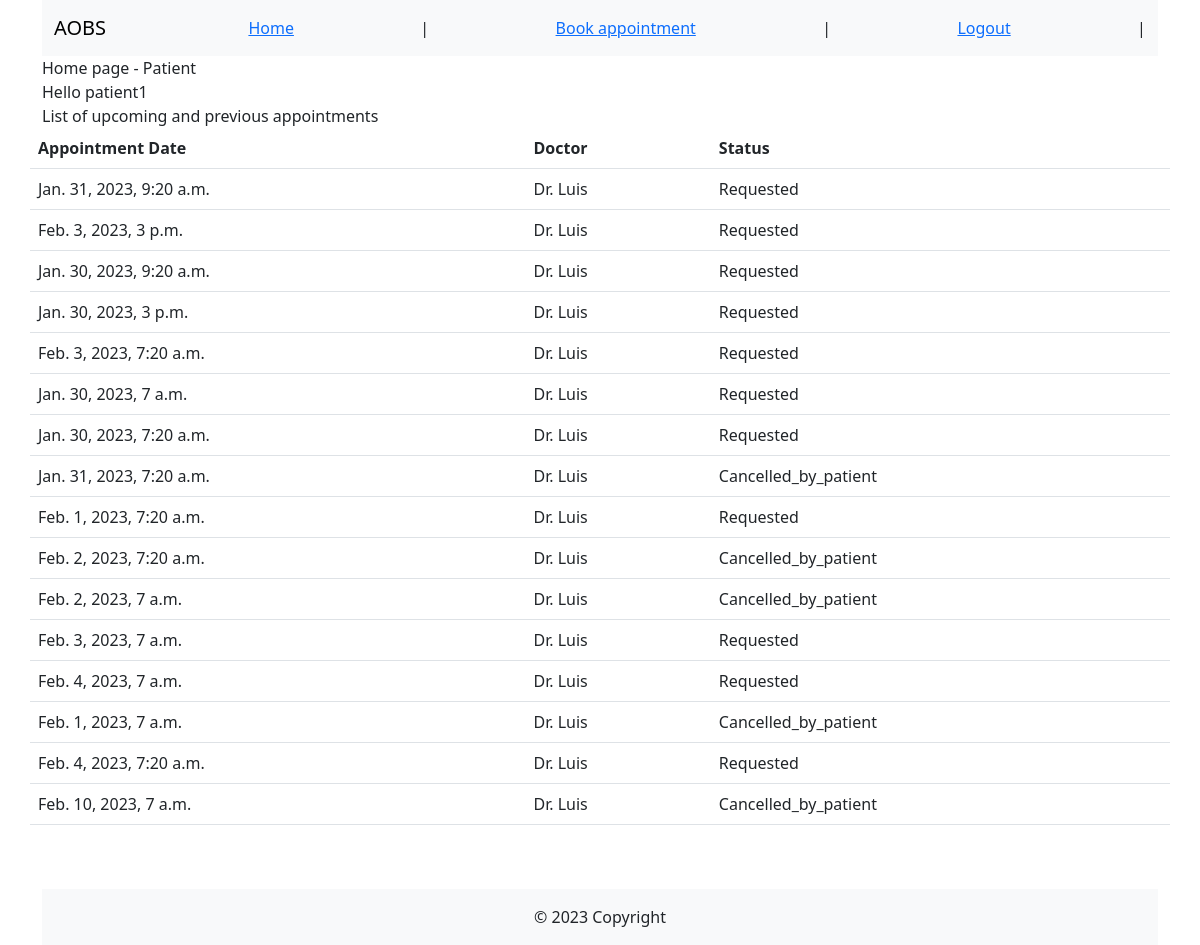
Page /user/home/ (signed in) on the earlier database version.
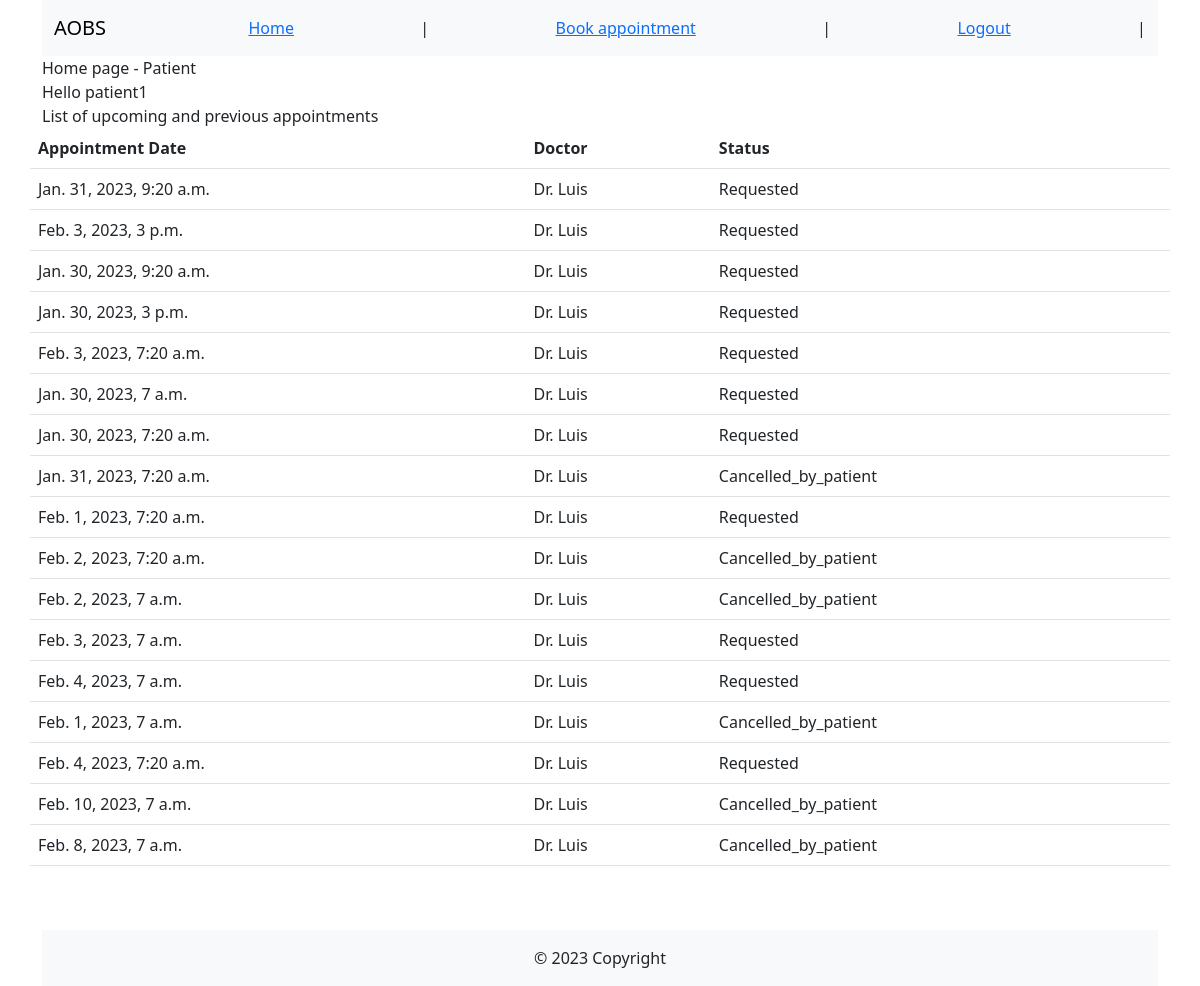
Same page on the later database version.
### appointments_app/models.py (models this page shows, shortened)
class Appointment(models.Model):
    patient = models.ForeignKey(Patient, on_delete=models.CASCADE)
    doctor = models.ForeignKey(Doctor, on_delete=models.CASCADE)
    appointment_date = models.DateTimeField(blank=False)
    symptoms = models.CharField(max_length=256, blank=False)
    request_date = models.DateTimeField(default = timezone.now)#(default=timezone.now())#(blank=False, auto_now_add=True)
    appointment_status = models.ForeignKey(
        AppointmentStatus, on_delete=models.CASCADE, to_field='status', default='Requested')
    class Meta:
        constraints = [models.UniqueConstraint(
            fields=['doctor', 'appointment_date', 'appointment_status'],
            condition=Q(appointment_status='Requested') | Q(appointment_status='Confirmed'),
            name='unique_appointment')]

class AppointmentStatus(models.Model):
    status = models.CharField(max_length=256, blank=False, unique=True)
    def __str__(self):
        return f'{self.status}'

### users_app/models.py (models this page shows, shortened)
class Doctor(models.Model):
    user = models.OneToOneField(User, on_delete=models.CASCADE)
    type = models.ForeignKey(DoctorType, on_delete=models.PROTECT)
    licence_valid = models.BooleanField(blank=False)
    dob = models.DateField(blank=False)
    home_address = models.CharField(max_length=256, blank=False)
    home_phone = models.CharField(max_length=20, blank=False)

### users_app/views.py (the view)
# urls.py: path('home/', views.home_view, name='home_page'),
@login_required(login_url='users_app:login_page')
def home_view(request):
    if request.user.groups.filter(name='patients').exists():
        try:
            patient = Patient.objects.get(user=request.user)
        except Patient.DoesNotExist:
            return HttpResponseNotFound("Error: Patient_id not found.")
        appointments = Appointment.objects.filter(patient=patient)[:20]
        return render(request,
                      'home_patient.html',
                      context={'user': request.user,
                               'appointments': appointments})
    elif request.user.groups.filter(name='doctors').exists():
        return render(request, 'home_doctor.html', {'user': request.user})
    else:
        return HttpResponseNotFound('<h1>No group assigned to the user</h1>')

### users_app/templates/home_patient.html (shortened to what this page needs)
{% extends "./base.html" %}
{% block content %}
<div class="row">
<p2>Home page - Patient </p2>
</div>
{% if user.is_authenticated %}
<div class="row">
<p3> Hello {{ user.username }} </p3>
<p3> List of upcoming and previous appointments </p3>
</div>
<div class="row">
<table class="table">
    <thead>
        <tr>
            <th scope="col">Appointment Date</th>
            <th scope="col">Doctor</th>
            <th scope="col">Status</th>
        </tr>
    </thead>
    <tbody>
        {% for appointment in appointments %}
        <tr>
                <td>{{ appointment.appointment_date }}</th>
                <td>Dr. {{ appointment.doctor.user.last_name }}</td>
                <td>{{ appointment.appointment_status }}</td>
        </tr>
        {% endfor %}
    </tbody>
</table>
</div>
{% endif %}
{% endblock %}

Differences in the rows shown:
added Appointment: appointment_date "Feb. 8, 2023, 7 a.m.", doctor.user.last_name "Luis", appointment_status "Cancelled_by_patient"
